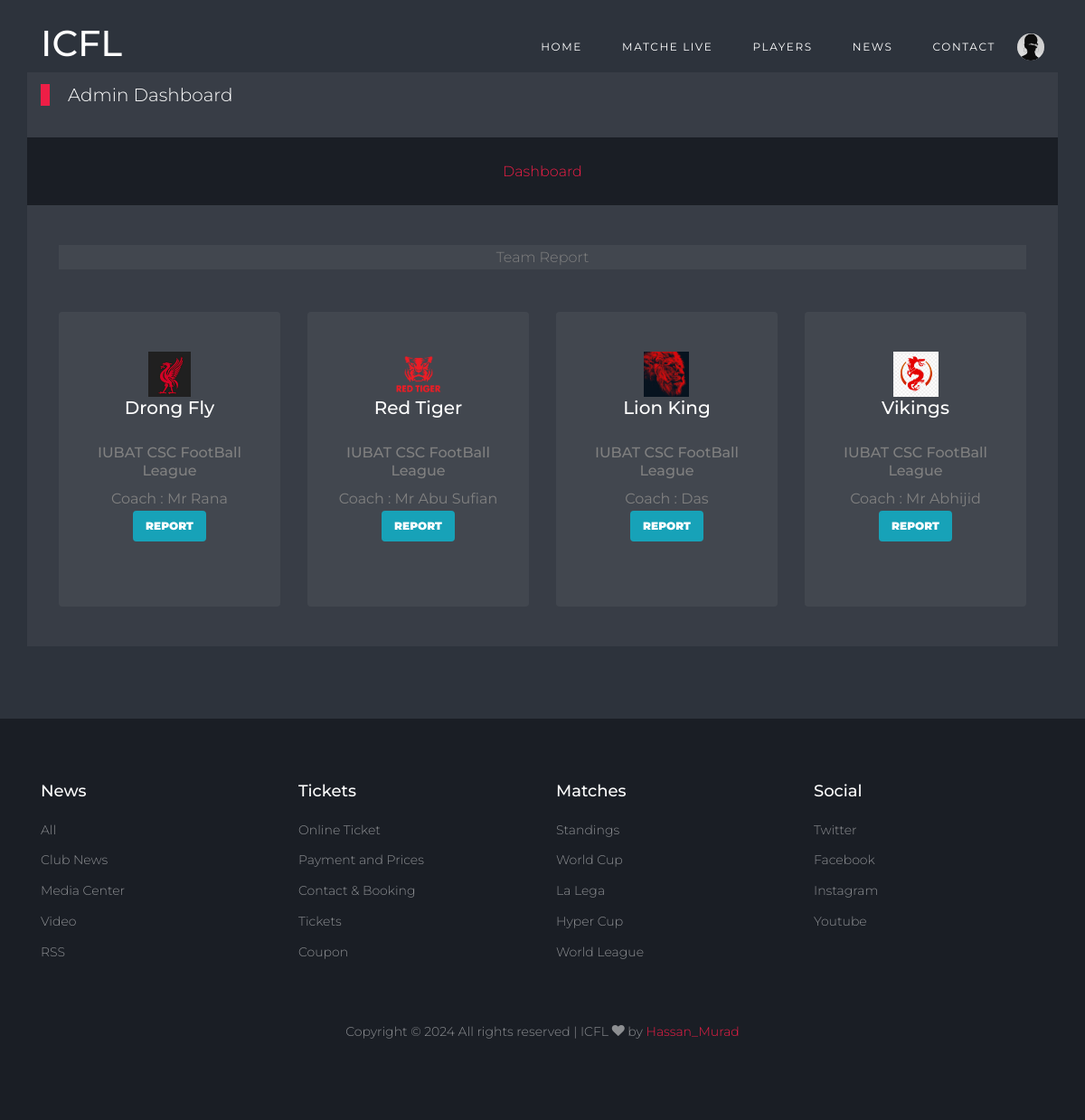
The app's page /league/team-report/ (signed in) with its own data.
### Login/models.py (models this page shows)
class Profile(models.Model):
    user = models.OneToOneField(User,on_delete=models.CASCADE, related_name="users")
    pro_pic = models.ImageField(upload_to='profile_pics')

### FootBall/models.py (models this page shows, shortened)
class Team(models.Model):
    team_name = models.CharField(max_length=30, verbose_name="team name")
    team_logo = models.ImageField(upload_to="team_logo", verbose_name="Team Logo")
    coach_name = models.CharField(max_length=20, verbose_name="Coach Name")
    batch_name = models.CharField(choices=BATCH_CHOICES, max_length=20)
    phone = models.CharField(max_length=20, verbose_name="Phone Number")
    email = models.EmailField(max_length=50, verbose_name="Team Email")
    price = models.DecimalField(max_digits=10, decimal_places=2)

### FootBall/views.py (the view)
# urls.py: path('team-report/', views.teamreport, name='team_report'),
@login_required
def teamreport(request):
    teamreport = Team.objects.all()
    context = {
        'teamreport':teamreport,
    }
    return render(request, 'FootBall/team_report.html', context)

### templates/FootBall/team_report.html (shortened to what this page needs)
{% extends 'bases.html' %}
{% load static %}
{% load custom_tags %}
{% block main-content %}
<div class="site-section bg-light">
    <div class="container bg-light ">
        <div class="row">
            <div class="col-12 title-section mt-2">
                <a href="{% url 'FootBall:admin_dash' %}" class="heading">Admin Dashboard</a>
            </div>
            <div class="navbar col-md-12  d-flex justify-content-center mb-4 bg-dark ">
                <a href="{% url 'FootBall:admin_dash' %}" class="m-3 "> <span>Dashboard</span> </a>
            </div>
            <div class="container-fluid ">
                <div class="row clearfix">
                    <div class="col-lg-12  ">
                        <div class="">
                            <div class="card-body">
                                <div class="header text-center bg-light">
                                    <p>Team Report</p>
                                </div>
                                <div class="row">
                                    <div class="col-12 title-section">
                                    </div>
                                    {% for team in teamreport %}
                                    <div class="col-lg-3 mb-4">
                                      <div class="bg-light p-4 rounded">
                                        <div class="widget-body">
                                          <div class="widget-vs">
                                            <div class="d-flex align-items-center justify-content-around justify-content-between w-100">
                                              <div class="team-1 text-center">
                                                <img src="{{team.team_logo.url}}" alt="Image" height="50">
                                                <h5>{{team.team_name}}</h5>
                                              </div>
                                            </div>
                                          </div>
                                        </div>
                                        <div class="text-center widget-vs-contents mb-4">
                                          <h6>IUBAT CSC FootBall League</h6>
                                          <p class="mb-5">
                                            <strong class="">Coach : {{team.coach_name}}</strong><br>
                                            <a href="{% url 'FootBall:team_report_info' team.id %}" class="btn btn-info">report</a>
                                          </p>
                                        </div>
                                      </div>
                                    </div>
                                    {% endfor %}
                                  </div>
                            </div>
                        </div>
                    </div>
                </div>
            </div>
        </div>
    </div>
</div>
{% endblock main-content %}

### templates/bases.html (shortened to what this page needs)
<!DOCTYPE html>
{% load static %}
<html lang="en">
<head>
  <link rel="stylesheet" href="{% static 'fonts/icomoon/style.css' %}">
  <link rel="stylesheet" href="{% static 'css/bootstrap/bootstrap.css' %}">
  <link rel="stylesheet" href="{% static 'css/jquery-ui.css' %}">
  <link rel="stylesheet" href="{% static 'css/owl.carousel.min.css' %}">
  <link rel="stylesheet" href="{% static 'css/owl.theme.default.min.css' %}">
  <link rel="stylesheet" href="{% static 'css/owl.theme.default.min.css' %}">
  <link rel="stylesheet" href="{% static 'css/jquery.fancybox.min.css' %}">
  <link rel="stylesheet" href="{% static 'css/bootstrap-datepicker.css' %}">
  <link rel="stylesheet" href="{% static 'fonts/flaticon/font/flaticon.css' %}">
  <link rel="stylesheet" href="{% static 'css/aos.css' %}">
  <link rel="stylesheet" href="{% static 'css/style.css' %} ">
  <link rel="stylesheet" href="{% static 'css/mystyle.css' %} ">
<link href="https://cdn.jsdelivr.net/gh/gitbrent/bootstrap4-toggle@3.6.1/css/bootstrap4-toggle.min.css" rel="stylesheet">
</head>
<body>
  <div class="site-wrap">
    <header class="site-navbar py-4" role="banner">
      <div class="container">
        <div class="d-flex align-items-center">
          <div class="site-logo">
            <a href="{% url 'FootBall:home' %}">
              <h1>ICFL</h1>
            </a>
          </div>
          <div class="ml-auto">
            <nav class="site-navigation position-relative text-right" role="navigation">
              <ul class=" navbar-nav site-menu main-menu js-clone-nav mr-auto d-none d-lg-block">
                <li class="nav-item"><a href="{% url 'FootBall:home' %}" class="nav-link">Home</a></li>
                <li class="nav-item"><a href="{% url 'FootBall:live_matches'  %}" class="nav-link">Matche Live</a></li>
                <li class="nav-item"><a href="{% url 'FootBall:players' %}" class="nav-link">Players</a></li>
                <li class="nav-item"><a href="{% url 'FootBall:blogs' %}" class="nav-link">News</a></li>
                <li class="nav-item"><a href="{% url 'FootBall:contact' %}" class="nav-link">Contact</a></li>
                  <li class="dropdowns">
                    {% if user.users %}
                   <img src="/media/{{user.users.pro_pic}}" class="rounded-circle"  height="30px" width="30px"> </a>
                    {% else %}
                     <img src="{% static 'Images/logo.2.png' %}"class="rounded-circle" height="30px" width="30px"> </a>
                    {% endif %}
                  </div>
          </div>
        </div>
      </div>
    {% block main-content %}
   {% endblock main-content %}
    <footer class="footer-section">
      <div class="container">
        <div class="row">
          <div class="col-lg-3">
            <div class="widget mb-3">
              <h3>News</h3>
              <ul class="list-unstyled links">
                <li><a href="#">All</a></li>
                <li><a href="#">Club News</a></li>
                <li><a href="#">Media Center</a></li>
                <li><a href="#">Video</a></li>
                <li><a href="#">RSS</a></li>
              </ul>
            </div>
          </div>
          <div class="col-lg-3">
            <div class="widget mb-3">
              <h3>Tickets</h3>
              <ul class="list-unstyled links">
                <li><a href="#">Online Ticket</a></li>
                <li><a href="#">Payment and Prices</a></li>
                <li><a href="#">Contact &amp; Booking</a></li>
                <li><a href="#">Tickets</a></li>
                <li><a href="#">Coupon</a></li>
              </ul>
            </div>
          </div>
          <div class="col-lg-3">
            <div class="widget mb-3">
              <h3>Matches</h3>
              <ul class="list-unstyled links">
                <li><a href="#">Standings</a></li>
                <li><a href="#">World Cup</a></li>
                <li><a href="#">La Lega</a></li>
                <li><a href="#">Hyper Cup</a></li>
                <li><a href="#">World League</a></li>
              </ul>
            </div>
          </div>
          <div class="col-lg-3">
            <div class="widget mb-3">
              <h3>Social</h3>
              <ul class="list-unstyled links">
                <li><a href="#">Twitter</a></li>
                <li><a href="#">Facebook</a></li>
                <li><a href="#">Instagram</a></li>
                <li><a href="#">Youtube</a></li>
              </ul>
            </div>
          </div>
        </div>
        <div class="row text-center">
          <div class="col-md-12">
            <div class=" pt-5">
              <p>
                Copyright &copy;
                 All rights reserved | ICFL  <i class="icon-heart"
                  aria-hidden="true"></i> by <a href="" class="" target="_blank">Hassan_Murad</a>
              </p>
            </div>
          </div>
        </div>
      </div>
    </footer>
</body>
</html>

### static/css/style.css (style rules this page uses)
body { line-height: 1.7; color: gray; font-weight: 300; background-color: #222831; font-size: 16px; }
a { -webkit-transition: .3s all ease; -o-transition: .3s all ease; transition: .3s all ease; }
h1, h2, h3, h4, h5, .h1, .h2, .h3, .h4, .h5 { font-family: "Montserrat", -apple-system, BlinkMacSystemFont, "Segoe UI", Roboto, "Helvetica Neue", Arial, sans-serif, "Apple Color Emoji", "Segoe UI Emoji", "Segoe UI Symbol", "Noto Color Emoji"; color: #fff; }
.site-wrap:before { display: none; -webkit-transition: .3s all ease-in-out; -o-transition: .3s all ease-in-out; transition: .3s all ease-in-out; background: rgba(0, 0, 0, 0.6); content: ""; position: absolute; z-index: 2000; top: 0; left: 0; right: 0; bottom: 0; opacity: 0; visibility: hidden; }
.btn { text-transform: uppercase; font-size: 12px; font-weight: 900; border-width: 2px; }
.site-section { padding: 2.5em 0; }
@media (min-width: 768px) { .site-section { padding: 5em 0; } }
.site-logo { position: relative; font-weight: 900; font-size: 1.3rem; }
.site-logo a { color: #fff; }
.site-navbar { margin-bottom: 0px; z-index: 1999; position: absolute; width: 100%; }
.site-navbar .site-navigation .site-menu { margin-bottom: 0; }
.site-navbar .site-navigation .site-menu a { text-decoration: none !important; display: inline-block; }
.site-navbar .site-navigation .site-menu > li { display: inline-block; }
.site-navbar .site-navigation .site-menu > li > a { padding: 5px 20px; color: #fff; font-size: 12px; letter-spacing: .1rem; text-transform: uppercase; font-weight: 400; display: inline-block; text-decoration: none !important; }
.site-mobile-menu .site-nav-wrap { padding: 0; margin: 0; list-style: none; position: relative; }
.site-mobile-menu .site-nav-wrap a { padding: 10px 20px; display: block; position: relative; color: #212529; }
.site-mobile-menu .site-nav-wrap li { position: relative; display: block; }
.site-mobile-menu .site-nav-wrap > li { display: block; position: relative; float: left; width: 100%; }
.site-mobile-menu .site-nav-wrap > li > a { padding-left: 20px; font-size: 20px; }
.widget-vs { width: 100%; }
.widget-vs img { max-width: 120px; }
.widget-vs-contents { padding-bottom: 0px; }
.widget-body { padding: 20px; }
.title-section { margin-bottom: 30px; }
.title-section .heading { color: #fff; font-size: 20px; position: relative; padding-left: 30px; }
.title-section .heading:before { position: absolute; content: ""; width: 10px; top: 0; left: 0; bottom: 0; background: #ee1e46; }
.footer-section { padding: 70px 0; font-size: 14px; color: rgba(255, 255, 255, 0.5); background: #1a1e25; }
.footer-section .widget h3 { color: #fff; font-size: 18px; margin-bottom: 20px; }
.footer-section .widget .links li { margin-bottom: 10px; }
.footer-section .widget .links li a { color: rgba(255, 255, 255, 0.5); }
.bg-light { background: rgba(255, 255, 255, 0.05) !important; }
.bg-dark { background: #1a1e25 !important; }

### static/css/mystyle.css (style rules this page uses)
.dropdowns { display:block; justify-content: center; cursor: pointer; }

### records on screen
Team: team_logo (picture), team_name "Drong Fly", coach_name "Mr Rana"
Team: team_logo (picture), team_name "Red Tiger", coach_name "Mr Abu Sufian"
Team: team_logo (picture), team_name "Lion King", coach_name "Das"
Team: team_logo (picture), team_name "Vikings", coach_name "Mr Abhijid"
